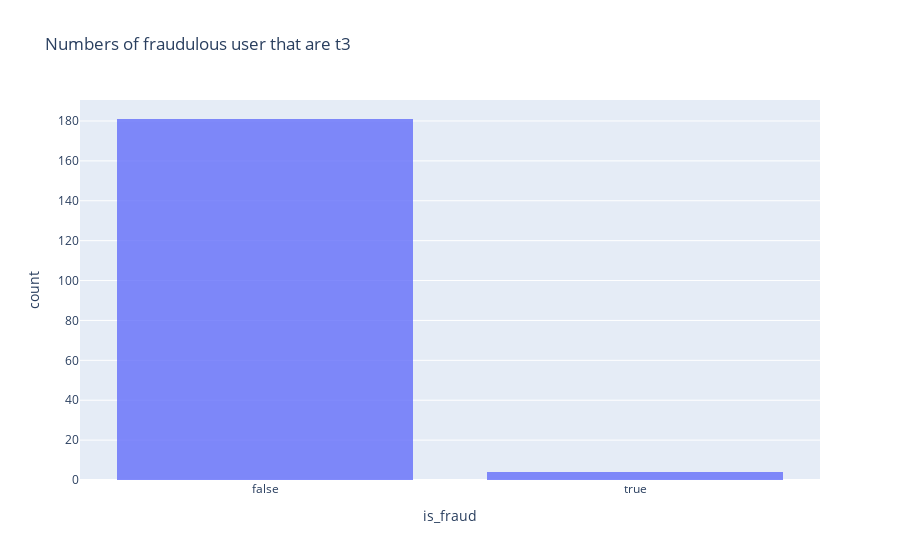

Source (notebook cell):
### Code cell
df_user = pd.read_csv('csv/user_info.csv')
df_user = df_user.fillna(False)
fig = px.histogram(df_user[df_user['premium_tier']!='standard'], x="is_fraud",
                   title='Numbers of fraudulous user that are t3',
                   opacity=0.8, # color of histogram bars
                   barmode='group'
                   )
fig.show()

### Figure 1 — Plotly figure (JSON) as saved in the notebook; plotly's stock layout.template omitted (floating-point values rounded to 4 significant figures; data arrays with more than 128 entries replaced by an {"elided": "..."} marker saying what was removed)
{"data": [{"alignmentgroup": "True", "bingroup": "x", "hovertemplate": "is_fraud=%{x}<br>count=%{y}<extra></extra>", "legendgroup": "", "marker": {"color": "#636efa", "opacity": 0.8, "pattern": {"shape": ""}}, "name": "", "offsetgroup": "", "orientation": "v", "showlegend": false, "type": "histogram", "x": {"elided": "185 bool values"}, "xaxis": "x", "yaxis": "y"}], "layout": {"barmode": "group", "legend": {"tracegroupgap": 0}, "title": {"text": "Numbers of fraudulous user that are t3"}, "xaxis": {"anchor": "y", "domain": [0, 1], "title": {"text": "is_fraud"}}, "yaxis": {"anchor": "x", "domain": [0, 1], "title": {"text": "count"}}}}
